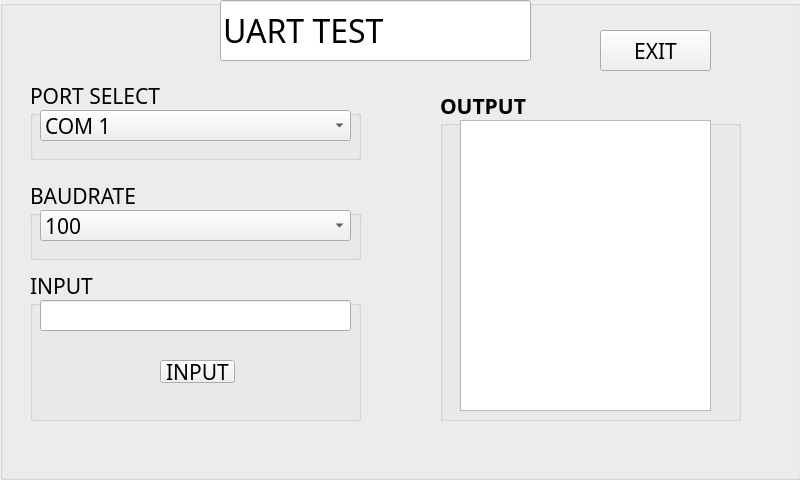
<?xml version="1.0" encoding="UTF-8"?>
<ui version="4.0">
 <class>uartTest</class>
 <widget class="QWidget" name="uartTest">
  <property name="geometry">
   <rect>
    <x>0</x>
    <y>0</y>
    <width>800</width>
    <height>480</height>
   </rect>
  </property>
  <property name="windowTitle">
   <string>uartTest</string>
  </property>
  <widget class="QGroupBox" name="ALL">
   <property name="geometry">
    <rect>
     <x>0</x>
     <y>0</y>
     <width>801</width>
     <height>480</height>
    </rect>
   </property>
   <property name="title">
    <string/>
   </property>
   <widget class="QGroupBox" name="PORT">
    <property name="geometry">
     <rect>
      <x>30</x>
      <y>80</y>
      <width>331</width>
      <height>80</height>
     </rect>
    </property>
    <property name="font">
     <font>
      <family>Agency FB</family>
      <pointsize>16</pointsize>
     </font>
    </property>
    <property name="title">
     <string>PORT SELECT</string>
    </property>
    <widget class="QComboBox" name="PORT_BOX">
     <property name="geometry">
      <rect>
       <x>10</x>
       <y>30</y>
       <width>311</width>
       <height>31</height>
      </rect>
     </property>
     <property name="font">
      <font>
       <family>Agency FB</family>
       <pointsize>16</pointsize>
      </font>
     </property>
     <item>
      <property name="text">
       <string>COM 1</string>
      </property>
     </item>
     <item>
      <property name="text">
       <string>COM 2</string>
      </property>
     </item>
     <item>
      <property name="text">
       <string>COM 3</string>
      </property>
     </item>
     <item>
      <property name="text">
       <string>COM 4</string>
      </property>
     </item>
     <item>
      <property name="text">
       <string>COM 5</string>
      </property>
     </item>
     <item>
      <property name="text">
       <string>COM 6</string>
      </property>
     </item>
     <item>
      <property name="text">
       <string>COM 7</string>
      </property>
     </item>
     <item>
      <property name="text">
       <string>COM 8</string>
      </property>
     </item>
     <item>
      <property name="text">
       <string>COM 9</string>
      </property>
     </item>
     <item>
      <property name="text">
       <string>COM 10</string>
      </property>
     </item>
     <item>
      <property name="text">
       <string>COM 11</string>
      </property>
     </item>
     <item>
      <property name="text">
       <string>COM 12</string>
      </property>
     </item>
     <item>
      <property name="text">
       <string>COM 13</string>
      </property>
     </item>
     <item>
      <property name="text">
       <string>COM 14</string>
      </property>
     </item>
     <item>
      <property name="text">
       <string>COM 15</string>
      </property>
     </item>
    </widget>
   </widget>
   <widget class="QGroupBox" name="BAUDRATE">
    <property name="geometry">
     <rect>
      <x>30</x>
      <y>180</y>
      <width>331</width>
      <height>80</height>
     </rect>
    </property>
    <property name="font">
     <font>
      <family>Agency FB</family>
      <pointsize>16</pointsize>
     </font>
    </property>
    <property name="title">
     <string>BAUDRATE</string>
    </property>
    <widget class="QComboBox" name="BAUD_BOX">
     <property name="geometry">
      <rect>
       <x>10</x>
       <y>30</y>
       <width>311</width>
       <height>31</height>
      </rect>
     </property>
     <item>
      <property name="text">
       <string>100</string>
      </property>
     </item>
     <item>
      <property name="text">
       <string>300</string>
      </property>
     </item>
     <item>
      <property name="text">
       <string>600</string>
      </property>
     </item>
     <item>
      <property name="text">
       <string>1200</string>
      </property>
     </item>
     <item>
      <property name="text">
       <string>2400</string>
      </property>
     </item>
     <item>
      <property name="text">
       <string>4800</string>
      </property>
     </item>
     <item>
      <property name="text">
       <string>9600</string>
      </property>
     </item>
     <item>
      <property name="text">
       <string>14400</string>
      </property>
     </item>
     <item>
      <property name="text">
       <string>19200</string>
      </property>
     </item>
     <item>
      <property name="text">
       <string>38400</string>
      </property>
     </item>
     <item>
      <property name="text">
       <string>57600</string>
      </property>
     </item>
     <item>
      <property name="text">
       <string>115200</string>
      </property>
     </item>
     <item>
      <property name="text">
       <string>230400</string>
      </property>
     </item>
     <item>
      <property name="text">
       <string>460800</string>
      </property>
     </item>
     <item>
      <property name="text">
       <string>921600</string>
      </property>
     </item>
    </widget>
   </widget>
   <widget class="QLineEdit" name="Title">
    <property name="geometry">
     <rect>
      <x>220</x>
      <y>0</y>
      <width>311</width>
      <height>61</height>
     </rect>
    </property>
    <property name="font">
     <font>
      <family>Agency FB</family>
      <pointsize>24</pointsize>
     </font>
    </property>
    <property name="text">
     <string>UART TEST</string>
    </property>
   </widget>
   <widget class="QGroupBox" name="INPUT">
    <property name="geometry">
     <rect>
      <x>30</x>
      <y>270</y>
      <width>331</width>
      <height>151</height>
     </rect>
    </property>
    <property name="font">
     <font>
      <family>Agency FB</family>
      <pointsize>16</pointsize>
      <weight>50</weight>
      <italic>false</italic>
      <bold>false</bold>
     </font>
    </property>
    <property name="styleSheet">
     <string notr="true">QGroupBox#groupBox_4{


	font: 75 16pt &quot;Agency FB&quot;;


}</string>
    </property>
    <property name="title">
     <string>INPUT</string>
    </property>
    <widget class="QLineEdit" name="lineEdit">
     <property name="geometry">
      <rect>
       <x>10</x>
       <y>30</y>
       <width>311</width>
       <height>31</height>
      </rect>
     </property>
    </widget>
    <widget class="QPushButton" name="Input_bt">
     <property name="geometry">
      <rect>
       <x>130</x>
       <y>90</y>
       <width>75</width>
       <height>23</height>
      </rect>
     </property>
     <property name="text">
      <string>INPUT</string>
     </property>
    </widget>
   </widget>
   <widget class="QGroupBox" name="groupBox">
    <property name="geometry">
     <rect>
      <x>440</x>
      <y>90</y>
      <width>301</width>
      <height>331</height>
     </rect>
    </property>
    <property name="font">
     <font>
      <family>Agency FB</family>
      <pointsize>16</pointsize>
      <weight>75</weight>
      <bold>true</bold>
     </font>
    </property>
    <property name="title">
     <string>OUTPUT</string>
    </property>
    <widget class="QListWidget" name="OUTPUT">
     <property name="geometry">
      <rect>
       <x>20</x>
       <y>30</y>
       <width>251</width>
       <height>291</height>
      </rect>
     </property>
    </widget>
   </widget>
   <widget class="QPushButton" name="exit_bt">
    <property name="geometry">
     <rect>
      <x>600</x>
      <y>30</y>
      <width>111</width>
      <height>41</height>
     </rect>
    </property>
    <property name="font">
     <font>
      <family>Agency FB</family>
      <pointsize>16</pointsize>
     </font>
    </property>
    <property name="text">
     <string>EXIT</string>
    </property>
   </widget>
  </widget>
 </widget>
 <layoutdefault spacing="6" margin="11"/>
 <resources/>
 <connections/>
</ui>
